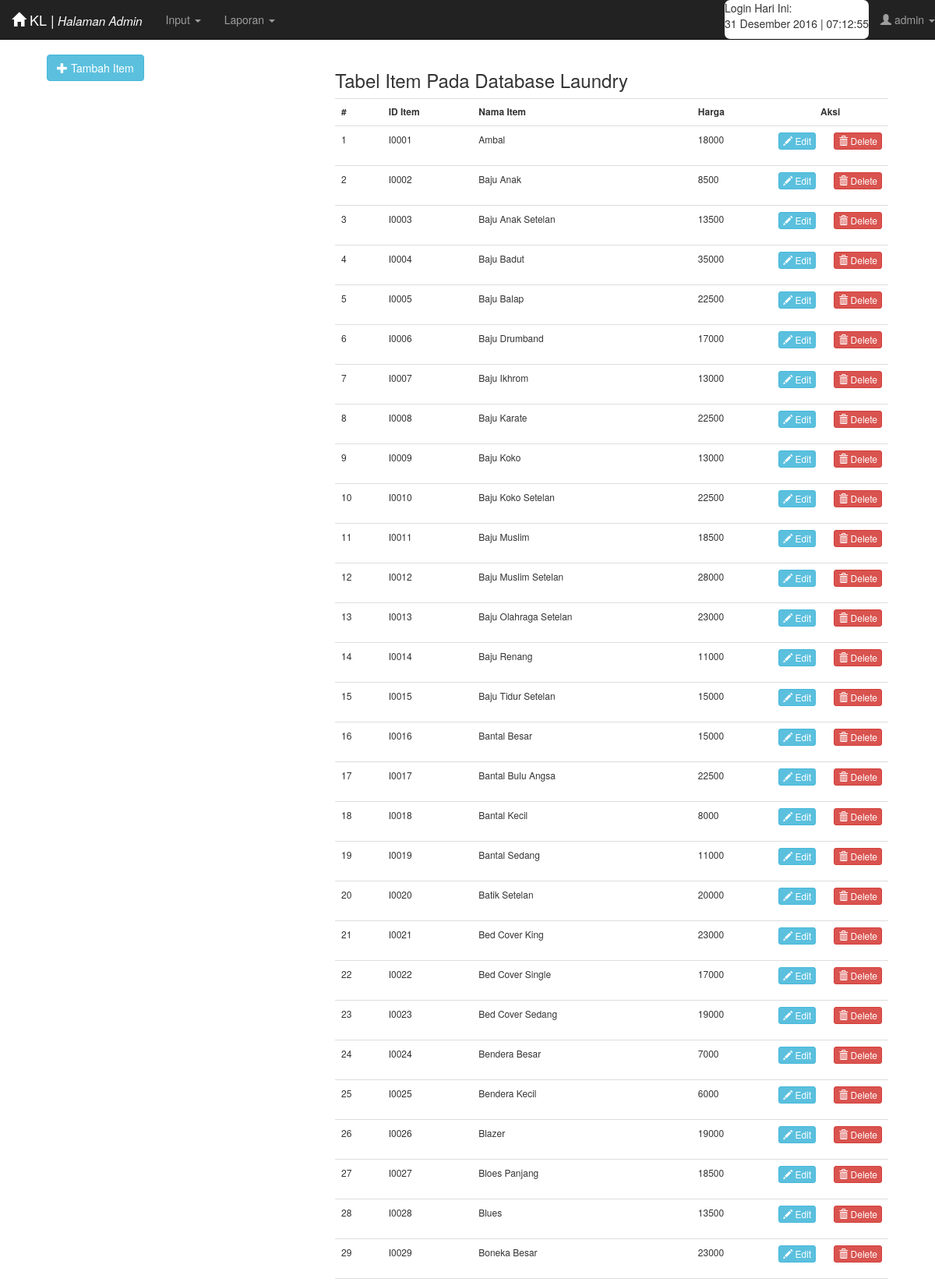
/admin/input_item.php (signed in, upper part), run on the app's committed database.
### tables this page shows
CREATE TABLE `item` (
  `id_item` varchar(5) NOT NULL,
  `nama_item` varchar(50) NOT NULL,
  `harga_satuan` int(7) NOT NULL
);

### admin/input_item.php (the view, shortened to what this page needs)
<?php
include('header_admin.php');
?>
<!DOCTYPE html>
<html>
<head>
</head>
<body>
<div class="container-fluid" style="height:1000px">
  <div class="col-md-4">
	<button type="button" class="btn btn-info" data-toggle="collapse" data-target="#tambahItem"><span class="glyphicon glyphicon-plus"></span> Tambah Item</button>
  </div>
	<div class="col-md-8">
		<h3>Tabel Item Pada Database Laundry</h3>
		<table class="table table-hover input-sm">
		<tr>
			<th>#</th>
			<th>ID Item</th>
			<th>Nama Item</th>
			<th>Harga</th>
			<th colspan="2"><center>Aksi</center></th>
		</tr>
			<?php
			$tampil= mysqli_query($connect, "SELECT * FROM item");
				$no=1;
				while ($row=mysqli_fetch_array($tampil)) {
					echo "<tr>
			                  <td> $no </td>
			                  <td> $row[id_item] </td>
			                  <td> $row[nama_item] </td>
			                  <td> $row[harga_satuan] </td>
			                  <td width=10%>
			                       <form>
			                       		<a href='edit_item.php?id_item=$row[id_item]'>
				                          <button class='btn btn-xs btn-info' type='button'>
				                              <i class='glyphicon glyphicon-pencil'></i> Edit
				                          </button>
				                        </a>
			                       </form>
			                  </td>
			                  <td width=10%>
			                       <form method='POST' action='delete_item.php?id_item=$row[id_item]' accept-charset='UTF-8' style='display:inline'>
			                          <button class='btn btn-xs btn-danger' type='button' data-toggle='modal' data-target='#confirmDelete' data-title='Delete Item' data-message='Are you sure you want to delete this item ?'>
			                              <i class='glyphicon glyphicon-trash'></i> Delete
			                          </button>
			                       </form>
			                  </td>
			              </tr>";
				$no++;
				}
			?>
		</table>
	</div>
</div>
</body>
</html>

### data on the page
item: id_item "I0001", nama_item "Ambal", harga_satuan "18000"
item: id_item "I0002", nama_item "Baju Anak", harga_satuan "8500"
item: id_item "I0003", nama_item "Baju Anak Setelan", harga_satuan "13500"
item: id_item "I0004", nama_item "Baju Badut", harga_satuan "35000"
item: id_item "I0005", nama_item "Baju Balap", harga_satuan "22500"
item: id_item "I0006", nama_item "Baju Drumband", harga_satuan "17000"
item: id_item "I0007", nama_item "Baju Ikhrom", harga_satuan "13000"
item: id_item "I0008", nama_item "Baju Karate", harga_satuan "22500"
item: id_item "I0009", nama_item "Baju Koko", harga_satuan "13000"
item: id_item "I0010", nama_item "Baju Koko Setelan", harga_satuan "22500"
item: id_item "I0011", nama_item "Baju Muslim", harga_satuan "18500"
item: id_item "I0012", nama_item "Baju Muslim Setelan", harga_satuan "28000"
item: id_item "I0013", nama_item "Baju Olahraga Setelan", harga_satuan "23000"
item: id_item "I0014", nama_item "Baju Renang", harga_satuan "11000"
item: id_item "I0015", nama_item "Baju Tidur Setelan", harga_satuan "15000"
item: id_item "I0016", nama_item "Bantal Besar", harga_satuan "15000"
item: id_item "I0017", nama_item "Bantal Bulu Angsa", harga_satuan "22500"
item: id_item "I0018", nama_item "Bantal Kecil", harga_satuan "8000"
item: id_item "I0019", nama_item "Bantal Sedang", harga_satuan "11000"
item: id_item "I0020", nama_item "Batik Setelan", harga_satuan "20000"
item: id_item "I0021", nama_item "Bed Cover King", harga_satuan "23000"
item: id_item "I0022", nama_item "Bed Cover Single", harga_satuan "17000"
item: id_item "I0023", nama_item "Bed Cover Sedang", harga_satuan "19000"
item: id_item "I0024", nama_item "Bendera Besar", harga_satuan "7000"
item: id_item "I0025", nama_item "Bendera Kecil", harga_satuan "6000"
item: id_item "I0026", nama_item "Blazer", harga_satuan "19000"
item: id_item "I0027", nama_item "Bloes Panjang", harga_satuan "18500"
item: id_item "I0028", nama_item "Blues", harga_satuan "13500"
item: id_item "I0029", nama_item "Boneka Besar", harga_satuan "23000"

### other printed values
$_SESSION['user_admin'] "admin"
